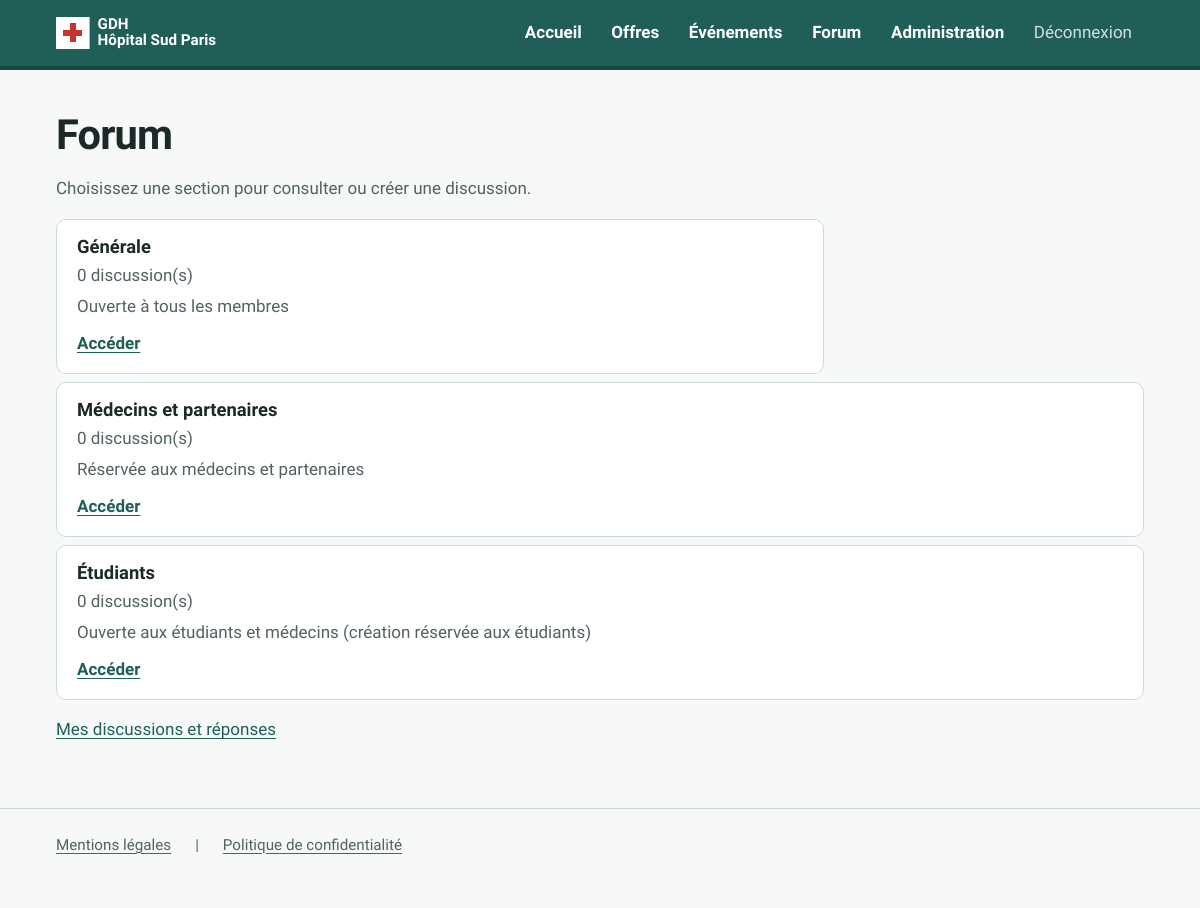
The app's page /pages/forum/liste.php (signed in) with its own data.
### tables this page shows
CREATE TABLE IF NOT EXISTS `section_forum` (
                                               `id_section` int UNSIGNED NOT NULL AUTO_INCREMENT,
                                               `nom` varchar(100) NOT NULL,
    PRIMARY KEY (`id_section`),
    UNIQUE KEY `uq_section_forum_nom` (`nom`)
    );

### src/modele/Session.php (called while the page is built, shortened)
<?php
class Session
{
    public static function estConnecte(): bool
    {
        return isset($_SESSION['id_utilisateur']);
    }
    public static function getRole(): ?string
    {
        return $_SESSION['role'] ?? null;
    }
}

### public/includes/config.php (called while the page is built, shortened)
<?php
spl_autoload_register(function (string $classe): void {
    $dossierSrc = __DIR__ . '/../../src/';
    foreach (['modele', 'traitement', 'repository'] as $sousDossier) {
        $fichier = $dossierSrc . $sousDossier . '/' . $classe . '.php';
        if (is_file($fichier)) {
            return;
        }
    }
});

### src/modele/Database.php (called while the page is built, shortened)
<?php
class Database
{
    private static ?PDO $connexion = null;
    public static function getConnexion(): PDO
    {
        if (self::$connexion === null) {
            $dsn = 'mysql:host=' . BDD_HOTE . ';dbname=' . BDD_NOM . ';charset=utf8mb4';
            try {
                self::$connexion = new PDO($dsn, BDD_UTILISATEUR, BDD_MOT_DE_PASSE, [
                    PDO::ATTR_ERRMODE => PDO::ERRMODE_EXCEPTION,
                    PDO::ATTR_DEFAULT_FETCH_MODE => PDO::FETCH_ASSOC,
                ]);
            } catch (PDOException $e) {
                error_log('Connexion BDD : ' . $e->getMessage());
                http_response_code(500);
                exit('Le site est momentanément indisponible. Réessaie plus tard.');
            }
        }
        return self::$connexion;
    }
}

### src/repository/Repository.php (called while the page is built, shortened)
<?php
abstract class Repository
{
    public function __construct()
    {
        $this->pdo = Database::getConnexion();
    }
    protected function hydraterListe(array $lignes, string $classe): array
    {
        $objets = [];
        foreach ($lignes as $ligne) {
            $objets[] = new $classe($ligne);
        }
        return $objets;
    }
}

### src/repository/SectionForumRepository.php (called while the page is built, shortened)
<?php
class SectionForumRepository extends Repository
{
    public function listerAvecNbPosts(): array
    {
        $lignes = $this->pdo->query(
            'SELECT s.id_section, s.nom, COUNT(p.id_post) AS nb_posts
             FROM section_forum s
             LEFT JOIN post p ON p.id_section = s.id_section
             GROUP BY s.id_section, s.nom
             ORDER BY s.id_section'
        )->fetchAll();
        return $this->hydraterListe($lignes, NewSectionForum::class);
    }
}

### src/traitement/NewTraitement.php (called while the page is built, shortened)
<?php
abstract class NewTraitement
{
    public function hydrater(array $donnees): void
    {
        foreach ($donnees as $colonne => $valeur) {
            $setter = 'set' . str_replace('_', '', ucwords($colonne, '_'));
        }
    }
}

### src/traitement/NewSectionForum.php (called while the page is built, shortened)
<?php
class NewSectionForum extends NewTraitement
{
    private ?int $idSection = null;
    private string $nom = '';
    private int $nbPosts = 0;
    public function getDescriptionAcces(): string
    {
        return match ($this->idSection) {
            self::MEDECINS_PARTENAIRES => 'Réservée aux médecins et partenaires',
            self::ETUDIANTS            => 'Ouverte aux étudiants et médecins (création réservée aux étudiants)',
            default                    => 'Ouverte à tous les membres',
        };
    }
    public function getIdSection(): ?int { return $this->idSection; }
    public function getNom(): string { return $this->nom; }
    public function getNbPosts(): int { return $this->nbPosts; }
    public function setIdSection(?int $id): void { $this->idSection = $id; }
    public function setNom(string $nom): void { $this->nom = $nom; }
    public function setNbPosts(int $nb): void { $this->nbPosts = $nb; }
}

### public/pages/forum/liste.php (the view, shortened to what this page needs)
<?php
require_once __DIR__ . '/../../includes/config.php';
$sections = (new SectionForumRepository())->listerAvecNbPosts();
?>
<!DOCTYPE html>
<html lang="fr">
<head>
    <link rel="stylesheet" href="../../assets/css/css.css">
</head>
<body>
<?php $racine = '../../'; require __DIR__ . '/../../includes/header.php'; ?>
<h1>Forum</h1>
<p>Choisissez une section pour consulter ou créer une discussion.</p>
<?php foreach ($sections as $s): ?>
    <div class="carte-forum">
        <h3><?= htmlspecialchars($s->getNom()) ?></h3>
        <p><?= $s->getNbPosts() ?> discussion(s)</p>
        <p><?= htmlspecialchars($s->getDescriptionAcces()) ?></p>
        <a href="categorie.php?id=<?= $s->getIdSection() ?>">Accéder</a>
    </div>
<?php endforeach; ?>
<p><a href="mes_posts.php">Mes discussions et réponses</a></p>
<?php require __DIR__ . '/' . $racine . 'includes/footer.php'; ?>
</body>
</html>

### public/includes/header.php (shortened to what this page needs)
<?php
$racine = $racine ?? '';
$connecte = Session::estConnecte();
$role     = Session::getRole();
?>
<nav class="menu">
    <a href="<?= $racine ?>accueil/accueil.php">Accueil</a>
    <a href="<?= $racine ?>pages/offres/index.php">Offres</a>
    <a href="<?= $racine ?>pages/evenement/liste.php">Événements</a>
    <a href="<?= $racine ?>pages/forum/liste.php">Forum</a>
    <?php if ($role === 'gestionnaire'): ?>
        <a href="<?= $racine ?>pages/admin/admin.php">Administration</a>
    <?php endif; ?>
    <?php if ($connecte): ?>
        <a href="<?= $racine ?>pages/deconnexion.php">Déconnexion</a>
    <?php else: ?>
        <a href="<?= $racine ?>pages/connexion.php">Connexion</a>
        <a href="<?= $racine ?>pages/inscription.php">Inscription</a>
    <?php endif; ?>
</nav>

### public/includes/footer.php
<?php
$racine = $racine ?? ''; ?>
<footer class="pied-page">
    <a href="<?= $racine ?>pages/mentions_legales.php">Mentions légales</a>
    |
    <a href="<?= $racine ?>pages/politique_confidentialite.php">Politique de confidentialité</a>
</footer>

### public/assets/css/css.css (style rules this page uses)
:root { --encre: #1b2a28; --encre-douce: #52635f; --vert: #1f5f58; --vert-fonce: #164742; --celadon: #e2eeea; --papier: #f6f9f8; --blanc: #ffffff; --ligne: #cddbd7; --croix: #c4362b; --croix-fond: #fbecea; --succes: #1e6b45; --succes-fond: #e5f3ea; --alerte: #8a5a00; --alerte-fond: #fff4d6; --police: "Atkinson Hyperlegible Next", "Atkinson Hyperlegible", "Segoe UI", system-ui, -apple-system, Roboto, sans-serif; --largeur: 68rem; --lecture: 70ch; --rayon: 6px; --rayon-l: 10px; }
*, *::before, *::after { box-sizing: border-box; }
html { -webkit-text-size-adjust: 100%; }
body { margin: 0; padding: 0 0 4rem; min-height: 100vh; display: grid; grid-template-columns: minmax(1rem, 1fr) minmax(0, var(--largeur)) minmax(1rem, 1fr); align-content: start; background: var(--papier); color: var(--encre); font-family: var(--police); font-size: 1.0625rem; line-height: 1.6; }
body > * { grid-column: 2; margin: 0; min-width: 0; }
body > * + * { margin-top: 1rem; }
h1, h2, h3 { line-height: 1.2; color: var(--encre); text-wrap: balance; }
h1 { font-size: clamp(1.9rem, 1.4rem + 2vw, 2.6rem); font-weight: 800; letter-spacing: -0.02em; }
h3 { font-size: 1.15rem; font-weight: 700; }
body > h1 { margin-top: 2.5rem; }
body > h1 + p { color: var(--encre-douce); }
p, li { max-width: var(--lecture); }
a { color: var(--vert); text-decoration-thickness: 1px; text-underline-offset: 3px; }
.menu { grid-column: 1 / -1; order: -1; position: sticky; top: 0; z-index: 10; display: flex; flex-wrap: wrap; align-items: center; gap: 0.25rem 0.35rem; padding: 0.75rem max(1rem, calc((100% - var(--largeur)) / 2)); background: var(--vert); border-bottom: 4px solid var(--vert-fonce); margin: 0; }
.menu::before { content: "GDH\A Hôpital Sud Paris"; white-space: pre; margin-right: auto; padding-left: 2.6rem; min-height: 2rem; display: flex; align-items: center; color: var(--blanc); font-weight: 800; font-size: 0.95rem; line-height: 1.05; background: linear-gradient(var(--croix), var(--croix)) 0.85rem center / 0.4rem 1.2rem no-repeat, linear-gradient(var(--croix), var(--croix)) 0.45rem center / 1.2rem 0.4rem no-repeat, linear-gradient(var(--blanc), var(--blanc)) 0 center / 2.1rem 2.1rem no-repeat; }
.menu a { color: var(--blanc); text-decoration: none; font-weight: 600; padding: 0.45rem 0.75rem; border-radius: var(--rayon); }
.menu a[href$="deconnexion.php"] { opacity: 0.8; font-weight: 400; }
.carte-forum { padding: 1rem 1.25rem; background: var(--blanc); border: 1px solid var(--ligne); border-radius: var(--rayon-l); }
body > .carte-forum + .carte-forum { margin-top: 0.5rem; }
.carte-forum h3 { margin: 0 0 0.25rem; }
.carte-forum p { margin: 0.25rem 0 0; color: var(--encre-douce); }
.carte-forum > a { display: inline-block; margin-top: 0.6rem; font-weight: 700; }
body > h1 + p + div { padding: 1.25rem 1.5rem; background: var(--blanc); border: 1px solid var(--ligne); border-left: 5px solid var(--vert); border-radius: var(--rayon-l); max-width: 48rem; }
body > footer { grid-column: 1 / -1; margin-top: 4rem; padding: 1.5rem max(1rem, calc((100% - var(--largeur)) / 2)); border-top: 1px solid var(--ligne); color: var(--encre-douce); font-size: 0.95rem; display: flex; flex-wrap: wrap; gap: 0.5rem 1.5rem; }
body > footer a { color: var(--encre-douce); }

### records on screen
section_forum: nom "Générale", NbPosts "0", id_section "Ouverte à tous les membres"
section_forum: nom "Médecins et partenaires", NbPosts "0", id_section "Réservée aux médecins et partenaires"
section_forum: nom "Étudiants", NbPosts "0", id_section "Ouverte aux étudiants et médecins (création réservée aux étudiants)"
